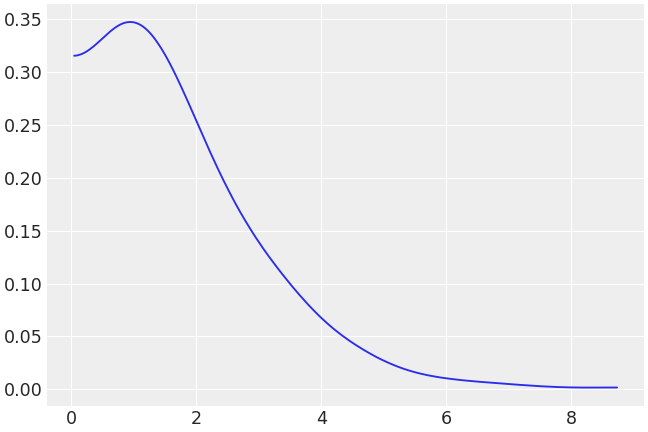

The script that drew this image:
# bw_fct > 1 means more smoothness.
grid, pdf = kde(rvs, bw_fct=2.5)
plt.plot(grid, pdf)
plt.show()
